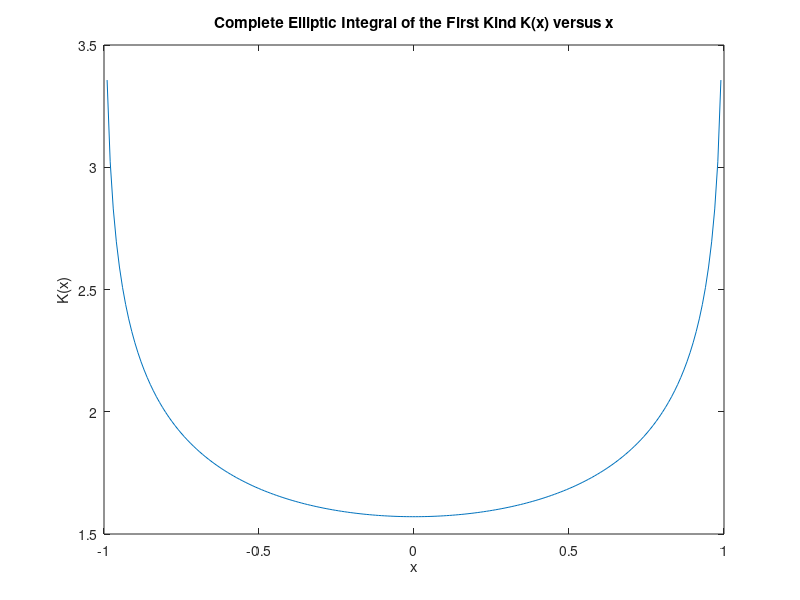

Here is the MATLAB script that generated this plot:
function pendulum
% Define the range for x values
x_values = linspace(-0.99, 0.99, 200); % Adjust the number of points for smoothness
K_values = zeros(size(x_values));
evals = zeros(size(x_values));
tol = 1e-10;

% Define the integrand for the elliptic integral of the first kind
for i = 1:length(x_values)
  x = x_values(i);
  integrand = @(theta) 1 ./ sqrt(1 - x^2 .* sin(theta).^2);
  
  % Use adsimpson to integrate and capture the number of function evaluations
  [K_values(i), evals(i)] = adsimpson(integrand, 0, pi/2, tol);
end

% Plot K(x) versus x
figure;
plot(x_values, K_values);
title('Complete Elliptic Integral of the First Kind K(x) versus x');
xlabel('x');
ylabel('K(x)');

% Plot the number of function evaluations versus x
figure;
plot(x_values, evals);
title('Number of Function Evaluations versus x');
xlabel('x');
ylabel('Number of Function Evaluations');
end

function [q, nfun] = adsimpson(f, a, b, tol)
persistent recursion_depth nfun_internal;
if isempty(recursion_depth)
  recursion_depth = 0;
end
if isempty(nfun_internal)
  nfun_internal = 0;
end
recursion_depth = recursion_depth + 1;
nfun_internal = nfun_internal + 1; % Increment function evaluations

if recursion_depth > 1000 % Check recursion depth
  error('Maximum recursion depth exceeded.');
end

c = (a + b)/2;
h = b - a;
fa = f(a); fb = f(b); fc = f(c);
S = (h/6) * (fa + 4*fc + fb);

d = (a + c)/2; e = (c + b)/2;
fd = f(d); fe = f(e);
Sleft = (h/12) * (fa + 4*fd + fc);
Sright = (h/12) * (fc + 4*fe + fb);
S2 = Sleft + Sright;

if abs(S2 - S) < 15*tol
  q = S2 + (S2 - S)/15;
else
  mid = (a + b)/2;
  [q_left, nfun_left] = adsimpson(f, a, mid, tol/2);
  [q_right, nfun_right] = adsimpson(f, mid, b, tol/2);
  q = q_left + q_right;
  nfun_internal = nfun_internal + nfun_left + nfun_right;
end

if nargout > 1
  nfun = nfun_internal;
end

recursion_depth = recursion_depth - 1;
if recursion_depth == 0
  nfun_internal = 0; % Reset on the last exit
end
end
